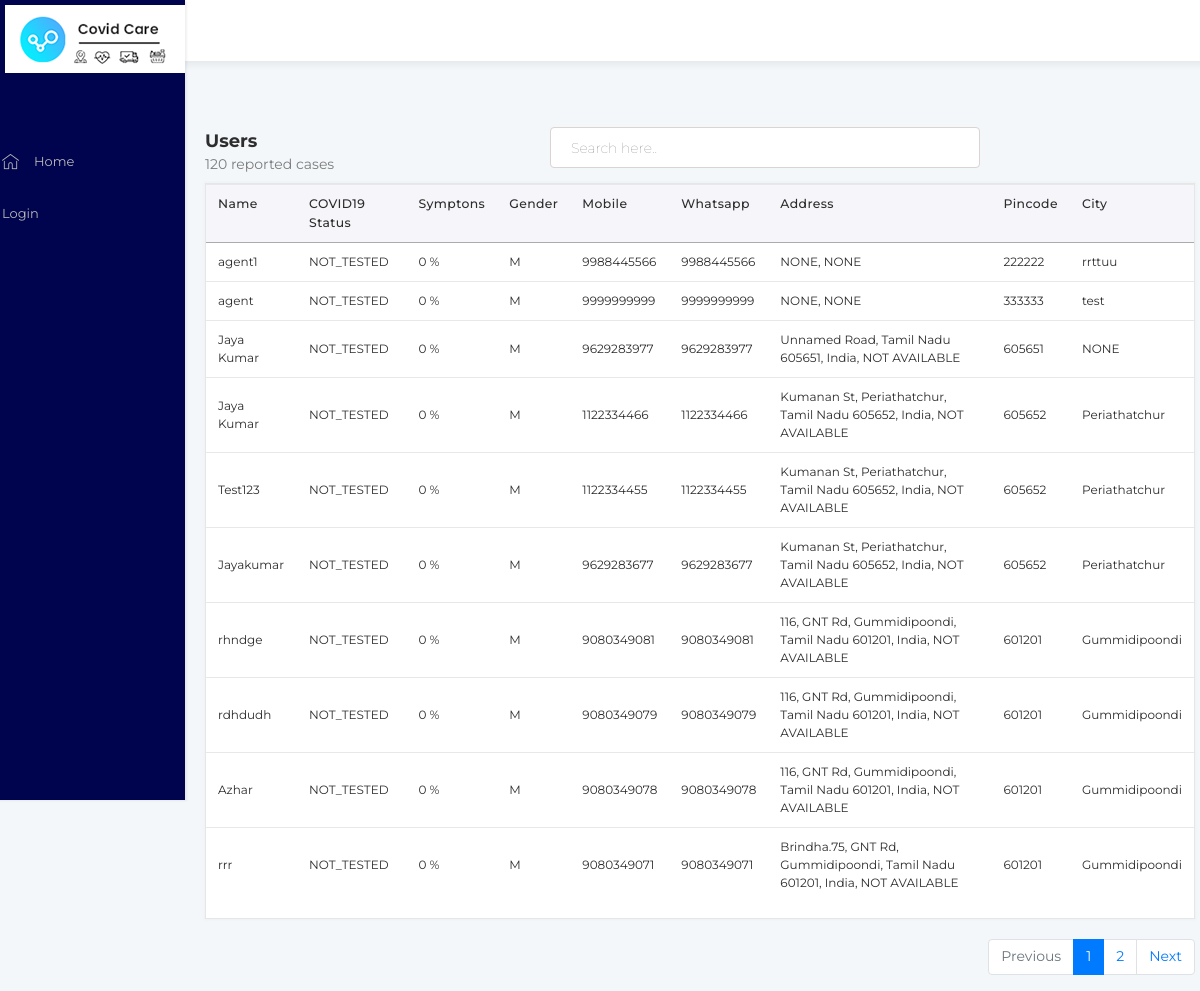
The page /customer_list/ on the database as committed earlier.
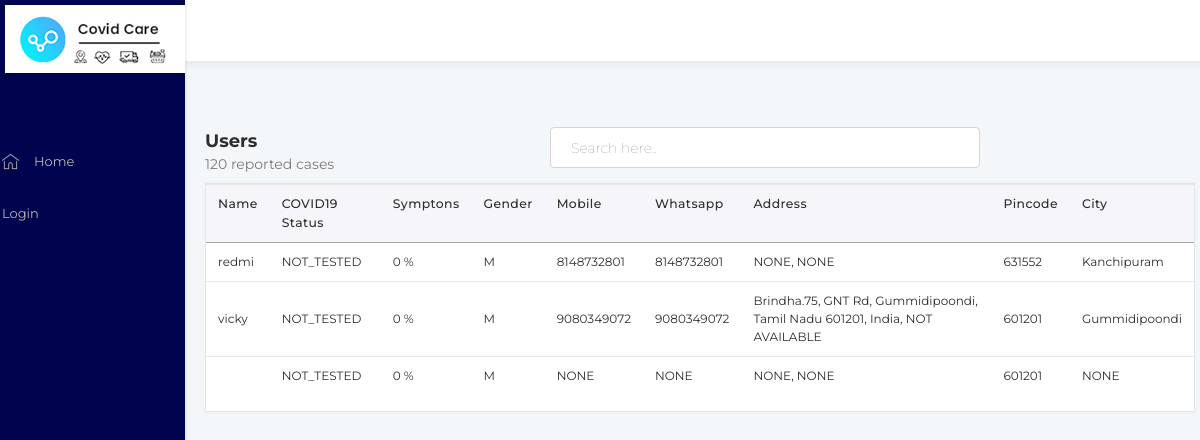
The same page on the database as committed later.
### GEN/models.py (models this page shows, shortened)
class UserProfileInfo(models.Model):
    user = models.OneToOneField(User, on_delete=models.CASCADE)
    app_user_name = models.CharField(max_length=40, unique=False, default=dbconstants.VAL_STR_DEFAULT)
    password = models.CharField(max_length=16, unique=False, default=dbconstants.VAL_STR_DEFAULT)
    gender = models.CharField(max_length=10, unique=False, choices=dbconstants.GENDER_SET, default=dbconstants.GENDER_MALE)
    guardian = models.ForeignKey('self', on_delete=models.CASCADE, null = True, unique= False, related_name="user_guardian",  blank=True)
    age = models.CharField(max_length=2, unique=False, null = True)
    user_m_status = models.CharField(max_length=3, choices=dbconstants.M_STATUS_TYPES, default = dbconstants.M_STATUS_NOT_TESTED)
    app_user_type = models.ForeignKey(AppUserType, on_delete=models.CASCADE, null=True)
    phone_primary = models.CharField(max_length=10, unique=False, default=dbconstants.VAL_STR_DEFAULT)
    phone_secondary = models.CharField(max_length=10, unique=False, default=dbconstants.VAL_STR_DEFAULT)
    location_area = models.CharField(max_length=280, unique=False, default=dbconstants.VAL_STR_DEFAULT)
    location_sublocality = models.CharField(max_length=280, unique=False, default=dbconstants.VAL_STR_DEFAULT)
    location_locality = models.CharField(max_length=280, unique=False, default=dbconstants.VAL_STR_DEFAULT)
    device_token = models.CharField(max_length=250, default=dbconstants.VAL_STR_DEFAULT, null=True)
    symptom_total = models.IntegerField(default=0)
    location_city = models.CharField(max_length=280, unique=False, default=dbconstants.VAL_STR_DEFAULT)
    location_state = models.CharField(max_length=80, unique=False, choices=dbconstants.STATE_LIST, default=dbconstants.STATE_TAMIL_NADU)
    location_pincode = models.CharField(max_length=6, unique=False, default="601201")
    location_latitude = models.CharField(max_length=50, unique=False, default=dbconstants.VAL_STR_DEFAULT, null=True)
    location_longitude = models.CharField(max_length=50, unique=False, default=dbconstants.VAL_STR_DEFAULT, null=True)
    user_language = models.CharField(max_length=3, choices=dbconstants.USER_LANGUAGE, default = dbconstants.USER_LG_ENGLISH)
    user_type = models.CharField(max_length=3, choices=dbconstants.USER_TYPES, default = dbconstants.USER_TYPE_CONSUMER)
    user_status = models.CharField(max_length=2, choices=dbconstants.USER_STATUS, default=dbconstants.USER_STATUS_ACTIVE)
    status = models.CharField(max_length=2, choices=dbconstants.STATUS,  default=dbconstants.STATUS_ACTIVE)
    created_at = models.DateTimeField(auto_now_add=True)
    updated_at = models.DateTimeField(auto_now=True)
    is_available = models.BooleanField(default=True)
    is_active = models.BooleanField(default=True)
    brand = models.ForeignKey('GEN.BrandBasicInfo', on_delete=models.CASCADE, null=True, blank=True)
    brandbranch = models.ForeignKey('GEN.BrandBranchBasicInfo', on_delete=models.SET_NULL, null=True, blank=True)

### GEN/views.py (the view)
# urls.py: path('customer_list/',views.customer_list, name = "customer_list"),
def customer_list(request):
    user_list = UserProfileInfo.objects.prefetch_related('user').filter(user_type = dbconstants.USER_TYPE_CONSUMER).order_by('-created_at')
    user_list_final = []
    c_status = {}
    c_status["PTV"] = "TESTED_POSITIVE"
    c_status["NTV"] = "TESTED_NEGATIVE"
    c_status["TIP"] = "TEST_IN_PROGRESS"
    c_status["NTD"] = "NOT_TESTED"
    for user_temp in user_list:
        user_meta_raw = User.objects.get(username=user_temp.user)
        user_meta = {}
        user_meta['username'] = user_meta_raw.username
        user_meta['fullname'] = user_meta_raw.first_name
        user_meta['c_status'] =c_status[user_temp.user_m_status]
        user_parent_set = {}
        user_parent_set['user_meta'] = user_meta
        user_parent_set['user_profile'] = user_temp
        user_list_final.append(user_parent_set)
    serialized_obj = serializers.serialize('json', user_list)
    print("sizeb:"+ str(user_list.count()))
    page = request.GET.get('page', 1)
    paginator = Paginator(user_list_final, 10)
    try:
        users = paginator.page(page)
    except PageNotAnInteger:
        users = paginator.page(1)
    except EmptyPage:
        users = paginator.page(paginator.num_pages)
    return render(request, 'GEN/customers.html',  {'state_list':dbconstants.STATE_LIST_DICT, 'users': users})

### templates/GEN/customers.html (shortened to what this page needs)
{% extends "GEN/base.html" %}
{% block body_block %}
<div class="col-12  pl_20 pr_20">
  <div class="col-12 col-md-4 float-left pl_0">
    <h1 class="header_title float-left mt_15 w-100">Users </h1>
    <span class="font_14 float-left grey_color">120 reported cases</span>
  </div>
  <div class="col-md-8 float-right pr_0 mb_15">
    <input type="email" class="form-control float-left col-md-8 mt_15" placeholder="Search here..">
  </div>
<div class="common_container  pt_0">
  <div class="table-responsive">
      <table class="table">
          <thead>
            <tr>
              <th>Name</th>
              <th>COVID19 Status</th>
              <th>Symptons</th>
              <th>Gender</th>
              <th>Mobile</th>
              <th>Whatsapp</th>
              <th>Address</th>
              <th>Pincode</th>
              <th>City</th>
            </tr>
          </thead>
          <tbody>
            {% for user in users %}
              <tr>
                <td onclick="getUserOrderDetails('{{user.user_meta.username }}')">{{ user.user_meta.fullname }}</td>
                <td>{{ user.user_meta.c_status }}</td>
                <td>{{ user.user_profile.symptom_total }} %</td>
                <td>{{ user.user_profile.gender }}</td>
                <td>{{ user.user_profile.phone_primary }}</td>
                <td>{{ user.user_profile.phone_secondary }}</td>
                <td>{{ user.user_profile.location_area }}, {{ user.user_profile.location_sublocality }} </td>
                <td>{{ user.user_profile.location_pincode }}</td>
                <td>{{ user.user_profile.location_city }}</td>
              </tr>
            {% endfor %}
          </tbody>
        </table>
  </div>
</div>
{% if users.has_other_pages %}
<div class="col-md-12 float-left pr_0">
  <nav aria-label="Page navigation example">
    <ul class="pagination">
      {% if users.has_previous %}
      <li class="page-item"><a class="page-link" href="?page={{ users.previous_page_number }}">Previous</a></li>
      {% else %}
      <li class="page-item disabled"><a class="page-link" href="#">Previous</a></li>
      {% endif %}
      {% for i in users.paginator.page_range %}
      {% if users.number == i %}
      <li class="page-item active"><a class="page-link" href="#"><span>{{ i }}</span></a> </li>
      {% else %}
      <li class="page-item"><a class="page-link" href="?page={{ i }}">{{ i }}</a></li>
      {% endif %}
      {% endfor %}
      {% if users.has_next %}
      <li class="page-item"><a class="page-link" href="?page={{ users.next_page_number }}">Next </a></li>
      {% else %}
      <li class="page-item disabled"><a class="page-link" href="#">Next</a></li>
      {% endif %}
    </ul>
  </nav>
</div>
{% endif %}
</div>
{% endblock %}

Rows that differ between the two databases and show on the page:
removed UserProfileInfo: user_meta.fullname "agent1", user_meta.c_status "NOT_TESTED", user_profile.symptom_total "0", user_profile.gender "M", user_profile.phone_primary "9988445566", user_profile.phone_secondary "9988445566", user_profile.location_area "NONE", user_profile.location_sublocality "NONE", user_profile.location_pincode "222222", user_profile.location_city "rrttuu"
removed UserProfileInfo: user_meta.fullname "agent", user_meta.c_status "NOT_TESTED", user_profile.symptom_total "0", user_profile.gender "M", user_profile.phone_primary "9999999999", user_profile.phone_secondary "9999999999", user_profile.location_area "NONE", user_profile.location_sublocality "NONE", user_profile.location_pincode "333333", user_profile.location_city "test"
removed UserProfileInfo: user_meta.fullname "Jaya Kumar", user_meta.c_status "NOT_TESTED", user_profile.symptom_total "0", user_profile.gender "M", user_profile.phone_primary "9629283977", user_profile.phone_secondary "9629283977", user_profile.location_area "Unnamed Road, Tamil Nadu 605651, India", user_profile.location_sublocality "NOT AVAILABLE", user_profile.location_pincode "605651", user_profile.location_city "NONE"
removed UserProfileInfo: user_meta.fullname "Jaya Kumar", user_meta.c_status "NOT_TESTED", user_profile.symptom_total "0", user_profile.gender "M", user_profile.phone_primary "1122334466", user_profile.phone_secondary "1122334466", user_profile.location_area "Kumanan St, Periathatchur, Tamil Nadu 605652, India", user_profile.location_sublocality "NOT AVAILABLE", user_profile.location_pincode "605652", user_profile.location_city "Periathatchur"
removed UserProfileInfo: user_meta.fullname "Test123", user_meta.c_status "NOT_TESTED", user_profile.symptom_total "0", user_profile.gender "M", user_profile.phone_primary "1122334455", user_profile.phone_secondary "1122334455", user_profile.location_area "Kumanan St, Periathatchur, Tamil Nadu 605652, India", user_profile.location_sublocality "NOT AVAILABLE", user_profile.location_pincode "605652", user_profile.location_city "Periathatchur"
removed UserProfileInfo: user_meta.fullname "Jayakumar", user_meta.c_status "NOT_TESTED", user_profile.symptom_total "0", user_profile.gender "M", user_profile.phone_primary "9629283677", user_profile.phone_secondary "9629283677", user_profile.location_area "Kumanan St, Periathatchur, Tamil Nadu 605652, India", user_profile.location_sublocality "NOT AVAILABLE", user_profile.location_pincode "605652", user_profile.location_city "Periathatchur"
removed UserProfileInfo: user_meta.fullname "rhndge", user_meta.c_status "NOT_TESTED", user_profile.symptom_total "0", user_profile.gender "M", user_profile.phone_primary "9080349081", user_profile.phone_secondary "9080349081", user_profile.location_area "116, GNT Rd, Gummidipoondi, Tamil Nadu 601201, India", user_profile.location_sublocality "NOT AVAILABLE", user_profile.location_pincode "601201", user_profile.location_city "Gummidipoondi"
removed UserProfileInfo: user_meta.fullname "rdhdudh", user_meta.c_status "NOT_TESTED", user_profile.symptom_total "0", user_profile.gender "M", user_profile.phone_primary "9080349079", user_profile.phone_secondary "9080349079", user_profile.location_area "116, GNT Rd, Gummidipoondi, Tamil Nadu 601201, India", user_profile.location_sublocality "NOT AVAILABLE", user_profile.location_pincode "601201", user_profile.location_city "Gummidipoondi"
removed UserProfileInfo: user_meta.fullname "Azhar", user_meta.c_status "NOT_TESTED", user_profile.symptom_total "0", user_profile.gender "M", user_profile.phone_primary "9080349078", user_profile.phone_secondary "9080349078", user_profile.location_area "116, GNT Rd, Gummidipoondi, Tamil Nadu 601201, India", user_profile.location_sublocality "NOT AVAILABLE", user_profile.location_pincode "601201", user_profile.location_city "Gummidipoondi"
removed UserProfileInfo: user_meta.fullname "rrr", user_meta.c_status "NOT_TESTED", user_profile.symptom_total "0", user_profile.gender "M", user_profile.phone_primary "9080349071", user_profile.phone_secondary "9080349071", user_profile.location_area "Brindha.75, GNT Rd, Gummidipoondi, Tamil Nadu 601201, India", user_profile.location_sublocality "NOT AVAILABLE", user_profile.location_pincode "601201", user_profile.location_city "Gummidipoondi"
added UserProfileInfo: user_meta.fullname "redmi", user_meta.c_status "NOT_TESTED", user_profile.symptom_total "0", user_profile.gender "M", user_profile.phone_primary "8148732801", user_profile.phone_secondary "8148732801", user_profile.location_area "NONE", user_profile.location_sublocality "NONE", user_profile.location_pincode "631552", user_profile.location_city "Kanchipuram"
added UserProfileInfo: user_meta.fullname "vicky", user_meta.c_status "NOT_TESTED", user_profile.symptom_total "0", user_profile.gender "M", user_profile.phone_primary "9080349072", user_profile.phone_secondary "9080349072", user_profile.location_area "Brindha.75, GNT Rd, Gummidipoondi, Tamil Nadu 601201, India", user_profile.location_sublocality "NOT AVAILABLE", user_profile.location_pincode "601201", user_profile.location_city "Gummidipoondi"
now on this page (row edited): UserProfileInfo: user_meta.c_status "NOT_TESTED", user_profile.symptom_total "0", user_profile.gender "M", user_profile.phone_primary "NONE", user_profile.phone_secondary "NONE", user_profile.location_area "NONE", user_profile.location_sublocality "NONE", user_profile.location_pincode "601201", user_profile.location_city "NONE"
Other text that changed with them:
text no longer shown: "Previous Next"
list line gone: "1"
list line gone: "2"
